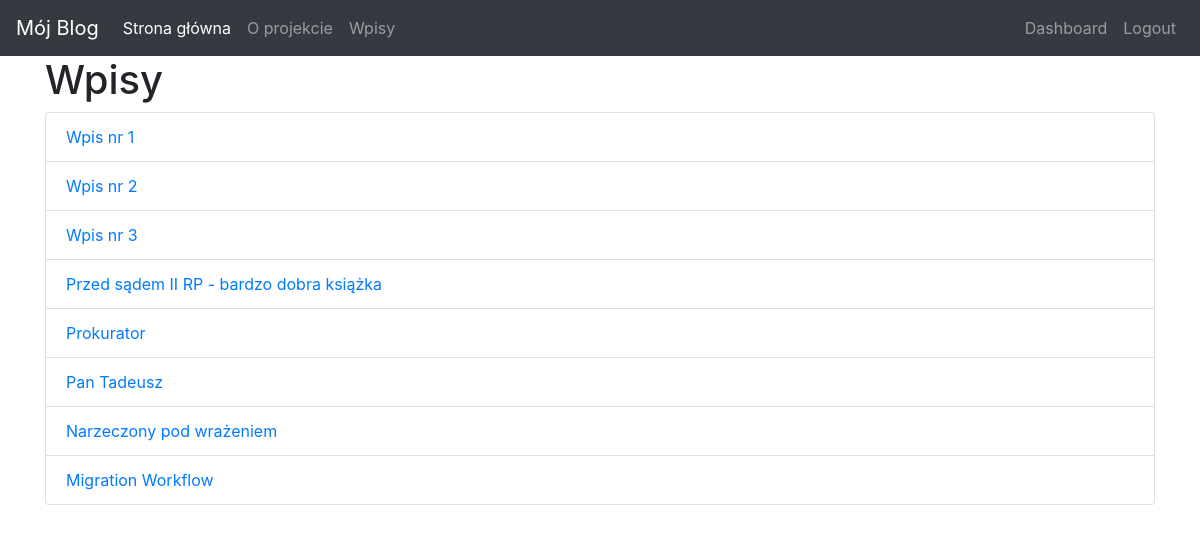
/articles (signed in), run on the app's committed database.
### app.py (models this page shows)
class Items(db.Model):
    __tablename__ = 'items'
    id = db.Column(db.Integer, primary_key=True)
    title = db.Column(db.Text)
    body = db.Column(db.String(500), index=True, unique=False)
    author= db.Column(db.String(100), index=True, unique=True)
    create_date = db.Column(db.String(128))
    publish= db.Column(db.String(2), unique=False)

### app.py (the view)
@app.route('/articles')
def articles():
    result=len(Items.query.all())
    if result>0:
        articles = Items.query.all()
        return render_template('articles.html', articles=articles)
    else:
        msg="Nie znaleziono wpisów"
    return render_template('articles.html',msg=msg)

### templates/articles.html
{% extends 'layout.html' %}
{% block body %}
    <h1> Wpisy </h1>
    <ul class="list-group">
         {% for article in articles %}
            {% if article.publish==1 %}
           <li class="list-group-item"><a href="articles/{{article.id}}"> {{article.title}} </a></li>
            {% endif %}
    {% endfor %}
    </ul>
{%endblock%}

### data on the page
Items: title "Wpis nr 1"
Items: title "Wpis nr 2"
Items: title "Wpis nr 3"
Items: title "Przed sądem II RP - bardzo dobra książka"
Items: title "Prokurator"
Items: title "Pan Tadeusz"
Items: title "Narzeczony pod wrażeniem"
Items: title "Migration Workflow"
